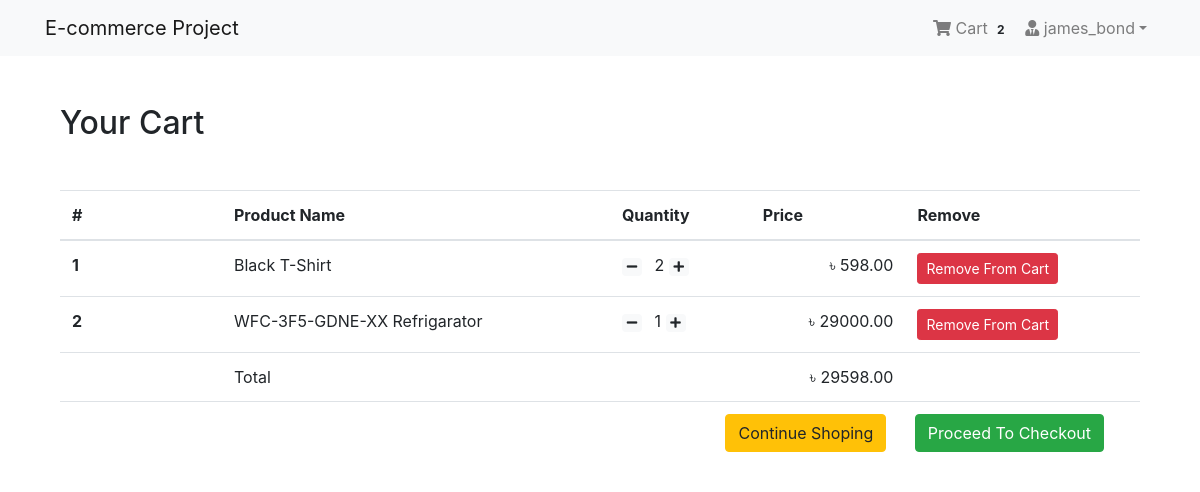
The app's page /shop/cart/ (signed in) with its own data.
### App_Login/models.py (models this page shows, shortened)
class User(AbstractBaseUser,PermissionsMixin):
    email = models.EmailField(unique=True,null=False)
    is_staff = models.BooleanField(
        gettext_lazy('staff status'),
        default= False,
        help_text = gettext_lazy('Designates whether the user can login this site')
    )
    is_active =models.BooleanField(
        gettext_lazy('active'),
        default =True,
        help_text = gettext_lazy('Designates whether this user should be treated as active. Unselect this instead of deleting account')
    )
    USERNAME_FIELD = 'email'
    objects = MyUserManager()

class Profile(models.Model):
    user =models.OneToOneField(User,on_delete=models.CASCADE,related_name='profile')
    username = models.CharField(max_length=264,blank=True)
    full_name=models.CharField(max_length=264,blank=True)
    address_1 = models.TextField(max_length=300,blank=True)
    city = models.CharField(max_length=40,blank =True)
    zipcode = models.CharField(max_length=10,blank=True)
    country=models.CharField(max_length=50,blank=True)
    phone = models.CharField(max_length=20,blank=True)
    date_joined=models.DateTimeField(auto_now_add=True)

### App_Order/models.py (models this page shows, shortened)
class Order(models.Model):
    orderitems = models.ManyToManyField(Cart)
    user = models.ForeignKey(settings.AUTH_USER_MODEL,on_delete=models.CASCADE)
    orderd = models.BooleanField(default=False)
    created = models.DateTimeField(auto_now_add=True)
    paymentId =models.CharField(max_length=264,blank=True,null=True)
    orderId=models.CharField(max_length=200,blank=True,null= True)
    def get_totals(self):
        total = 0
        for order_item in self.orderitems.all():
            total += float(order_item.get_total())
        return total

class Cart(models.Model):
    user = models.ForeignKey(settings.AUTH_USER_MODEL,on_delete=models.CASCADE,related_name="cart")
    item = models.ForeignKey(Product,on_delete=models.CASCADE)
    quantity = models.IntegerField(default=1)
    purchased = models.BooleanField(default=False)
    created = models.DateTimeField(auto_now_add=True)
    updated = models.DateTimeField(auto_now = True)
    def get_total(self):
        total = self.item.price * self.quantity
        float_total = format(total,'0.2f')
        return float_total

### App_Shop/models.py (models this page shows, shortened)
class Product(models.Model):
    mainimage =models.ImageField(upload_to='products')
    name= models.CharField(max_length=264)
    category=models.ForeignKey(Category,on_delete=models.CASCADE,related_name='category')
    preview= models.TextField(max_length=200,verbose_name='preview_text')
    detailed_text=models.TextField(max_length=1000,verbose_name='description')
    price=models.FloatField()
    old_price=models.FloatField(default=0.00)
    created =models.DateTimeField(auto_now_add=True)
    class Meta:
        ordering = ['-created',]

### App_Order/views.py (the view)
# urls.py: path('cart/',views.cart_view,name='cart'),
@login_required
def cart_view(request):
    carts = Cart.objects.filter(user=request.user, purchased=False)
    orders = Order.objects.filter(user=request.user, orderd=False)
    if carts.exists() and orders.exists():
        order = orders[0]
        return render(request, 'App_Order/cart.html', context={'carts':carts, 'order':order})
    else:
        messages.warning(request, "You don't have any item in your cart!")
        return redirect("App_Shop:home")

### App_Order/templatetags/cart_tag.py (called while the page is built)
@register.filter
def cart_total(user):
    order = Order.objects.filter(user=user, orderd=False)
    if order.exists():
        return order[0].orderitems.count()
    else:
        return 0

### templates/App_Order/cart.html
{% extends 'base.html' %}
{% block body %}
<div class="container my-5">
  <div class="my-5">
    <h2>Your Cart</h2>
  </div>
  <table class="table table-hover">
    <thead>
      <tr>
        <th scope="col" width="15%">#</th>
        <th scope="col">Product Name</th>
        <th scope="col">Quantity</th>
        <th scope="col" align="right">Price</th>
        <th scop="col">Remove</th>
      </tr>
    </thead>
    <tbody>
      {% for cart in carts %}
      <tr>
        <th scope="row">{{ forloop.counter }}</th>
        <td>{{cart.item.name}}</td>
        <td>
          <a class="mr-2" href="{% url 'App_Order:decrease' pk=cart.item.pk %}"><span class="badge badge-light"><i class="fas fa-minus"></i></span></a>
          {{ cart.quantity }}
          <a class="mr-2" href="{% url 'App_Order:increase' pk=cart.item.pk %}"> <span class="badge badge-light"> <i class="fas fa-plus"></i></span></a>
        </td>
        <td align="right">&#2547; {{cart.get_total}}</td>
        <td><a href="{% url 'App_Order:remove' pk=cart.item.pk  %}" class="btn btn-danger btn-sm">Remove From Cart</a></td>
      </tr>
      {% endfor %}
      <tr>
        <th scope="row"></th>
        <td colspan="2">Total</td>
        <td align="right">&#2547; {{order.get_totals | floatformat:2 }}</td>
        <td></td>
      </tr>
      <tr>
        <th scope="row"></th>
        <td colspan="4" class="text-right">
          <a href="{% url 'App_Shop:home' %}" class="btn btn-warning mr-4">Continue Shoping</a>
          <a href="{% url 'App_Payment:checkout' %}" class="btn btn-success mr-4">Proceed To Checkout</a>
        </td>
      </tr>
    </tbody>
  </table>
</div>
{% endblock %}

### templates/navbar.html (shortened to what this page needs)
{% load cart_tag %}
<nav class="navbar navbar-expand-lg navbar-light bg-light">
  <div class="container">
    <a class="navbar-brand" href="{% url 'App_Shop:home' %}">E-commerce Project</a>
    <div class="collapse navbar-collapse" id="navbarNav">
      <ul class="navbar-nav ml-auto">
        {% if request.user.is_authenticated %}
        <li class="nav-item">
              <a href="{% url 'App_Order:cart' %}" class="nav-link">
                <i class="fa fa-shopping-cart"></i> Cart
                <span class="badge badge-light">{{ request.user | cart_total }}</span>
              </a>
        </li>
        <li class="nav-item dropdown">
          <a class="nav-link dropdown-toggle" href="#" id="navbarDropdown" role="button" data-toggle="dropdown" aria-haspopup="true" aria-expanded="false"><i class="fas fa-user-tie"></i> {{request.user.profile.username}}</a>
        </li>
        {% else %}
        <li class="nav-item">
          <a href="{% url 'App_Login:login' %}" class="btn btn-primary">Login</a>
        </li>
        {% endif %}
      </ul>
  </div>
</div>
</nav>

### records on screen
User: user|cart_total "2", user.profile.username "james_bond"
Cart: item.name "Black T-Shirt", quantity "2", get_total "598.00"
Cart: item.name "WFC-3F5-GDNE-XX Refrigarator", quantity "1", get_total "29000.00"
Order: get_totals "29598.00"
